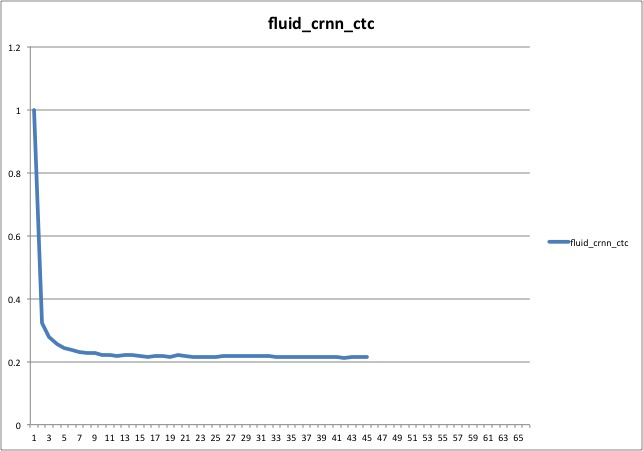
#> input picture __ocr_recognition/images/train.jpg, 643 x 451 px
$ python -i reader.py   (imports and definitions only)
#> lines starting #> are read from the running program, lines starting #| are printed output that depends on the picture
import os
import math
import random
import functools
import numpy as np
import paddle
from PIL import Image, ImageEnhance

# [1 line not run here, left out]

DATA_DIM = 224

THREAD = 1
BUF_SIZE = 1024

DATA_DIR = 'ILSVRC2012'
TRAIN_LIST = 'ILSVRC2012/train_list.txt'
TEST_LIST = 'ILSVRC2012/test_list.txt'

img_mean = np.array([0.485, 0.456, 0.406]).reshape((3, 1, 1))
img_std = np.array([0.229, 0.224, 0.225]).reshape((3, 1, 1))


# [51 lines left out: functions resize_short, crop_image, random_crop, rotate_image, not called in this run]


def distort_color(img):
    def random_brightness(img, lower=0.5, upper=1.5):
        e = random.uniform(lower, upper)
        return ImageEnhance.Brightness(img).enhance(e)

    def random_contrast(img, lower=0.5, upper=1.5):
        e = random.uniform(lower, upper)
        return ImageEnhance.Contrast(img).enhance(e)

    def random_color(img, lower=0.5, upper=1.5):
        e = random.uniform(lower, upper)
        return ImageEnhance.Color(img).enhance(e)

    ops = [random_brightness, random_contrast, random_color]
    random.shuffle(ops)

    img = ops[0](img)
    img = ops[1](img)
    img = ops[2](img)

    return img


# [52 lines left out: functions process_image, _reader_creator, not called in this run]


def train(file_list=TRAIN_LIST):
    return _reader_creator(
        file_list, 'train', shuffle=False, color_jitter=False, rotate=False)


def test(file_list=TEST_LIST):
    return _reader_creator(file_list, 'test', shuffle=False)


def infer(file_list):
    return _reader_creator(file_list, 'infer', shuffle=False)

>>> from PIL import Image
>>> picture = Image.open('../__ocr_recognition/images/train.jpg')
#> picture is the input picture: PIL image 643x451 RGB; mean R, G, B 249.9, 250.3, 250.6
>>> result = distort_color(picture)
#> in random_brightness, `return ImageEnhance.Brightness(img).enhance(e)`:
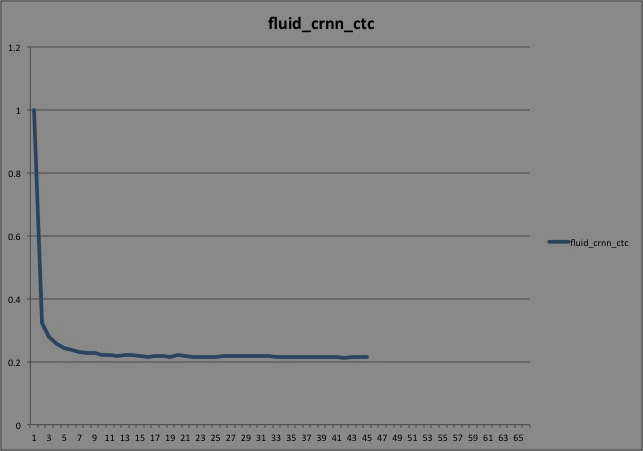
#> returned value: PIL image 643x451 RGB; mean R, G, B 134.3, 134.5, 134.7
